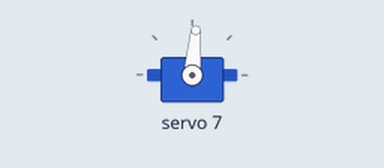
Recording of a sketch running on a simulated Arduino Uno, built with avr-gcc and run on an emulated ATmega328P. Parts: servo.

Above: at 20.05 s.
At 59.95 s:
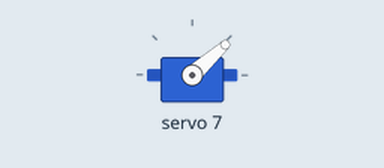
Timing chart, 0 to 72.0 s (numbered marks = the images above):
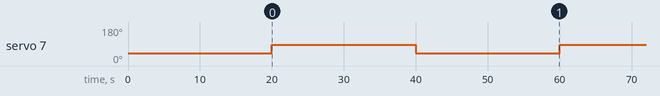

Measured:
- by itself, servo 7: alternates 85° for 20.0 s and 42° for 20.0 s

The sketch:

test_L12.ino
```cpp
#include <Adafruit_PWMServoDriver.h>
Adafruit_PWMServoDriver pwm = Adafruit_PWMServoDriver(); // called this way, it uses the default address 0x40
const int ARM_EXTENSION_ACTUATOR = 7;
const int PWM_FREQ = 60; // analog servos run at 60 Hz
const int ACTUATOR_MIN = 240; // retracted
const int ACTUATOR_MAX = 350; // 48mm
const int ARM_EXTENSION_DELAY = 20000;

void setup() {
  pwm.begin();
  pwm.setPWMFreq(PWM_FREQ);  // This is the ideal PWM frequency for servos
  pwm.setPWM(ARM_EXTENSION_ACTUATOR, 0, ACTUATOR_MIN);
  delay(ARM_EXTENSION_DELAY);
}

void loop() {
  pwm.setPWM(ARM_EXTENSION_ACTUATOR, 0, ACTUATOR_MAX);
  delay(ARM_EXTENSION_DELAY);
  pwm.setPWM(ARM_EXTENSION_ACTUATOR, 0, ACTUATOR_MIN);
  delay(ARM_EXTENSION_DELAY);
}
```
